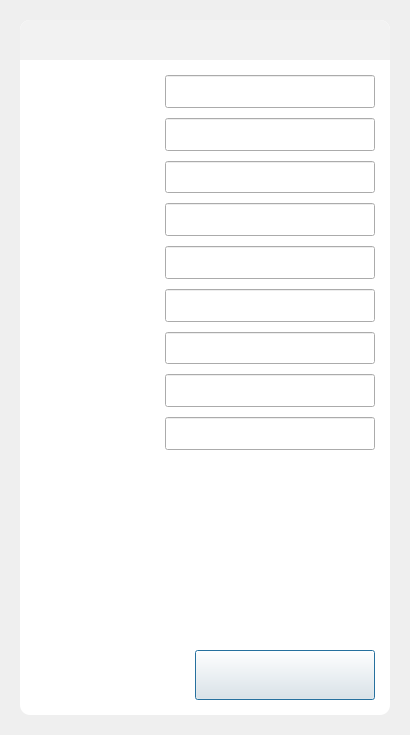
<?xml version="1.0" encoding="UTF-8"?>
<ui version="4.0">
 <class>RecipeBasicInfomation</class>
 <widget class="QDialog" name="RecipeBasicInfomation">
  <property name="geometry">
   <rect>
    <x>0</x>
    <y>0</y>
    <width>410</width>
    <height>735</height>
   </rect>
  </property>
  <property name="windowTitle">
   <string>Dialog</string>
  </property>
  <layout class="QGridLayout" name="gridLayout">
   <property name="leftMargin">
    <number>20</number>
   </property>
   <property name="topMargin">
    <number>20</number>
   </property>
   <property name="rightMargin">
    <number>20</number>
   </property>
   <property name="bottomMargin">
    <number>20</number>
   </property>
   <property name="horizontalSpacing">
    <number>0</number>
   </property>
   <item row="0" column="0">
    <widget class="QFrame" name="frame_Dialog">
     <property name="styleSheet">
      <string notr="true">QFrame{
background-color:#FFFFFF;
	border-radius:10px;
}</string>
     </property>
     <property name="frameShape">
      <enum>QFrame::StyledPanel</enum>
     </property>
     <property name="frameShadow">
      <enum>QFrame::Raised</enum>
     </property>
     <layout class="QVBoxLayout" name="verticalLayout">
      <property name="spacing">
       <number>0</number>
      </property>
      <property name="leftMargin">
       <number>0</number>
      </property>
      <property name="topMargin">
       <number>0</number>
      </property>
      <property name="rightMargin">
       <number>0</number>
      </property>
      <property name="bottomMargin">
       <number>0</number>
      </property>
      <item>
       <widget class="QFrame" name="frame">
        <property name="minimumSize">
         <size>
          <width>0</width>
          <height>40</height>
         </size>
        </property>
        <property name="maximumSize">
         <size>
          <width>16777215</width>
          <height>45</height>
         </size>
        </property>
        <property name="styleSheet">
         <string notr="true">QFrame{
	border-top-left-radius:10px;
	border-top-right-radius:10px;
	border-bottom-left-radius:0px;
	border-bottom-right-radius:0px;
	background-color:#F2F2F2;
}</string>
        </property>
        <property name="frameShape">
         <enum>QFrame::StyledPanel</enum>
        </property>
        <property name="frameShadow">
         <enum>QFrame::Raised</enum>
        </property>
        <layout class="QHBoxLayout" name="horizontalLayout">
         <property name="spacing">
          <number>15</number>
         </property>
         <property name="leftMargin">
          <number>15</number>
         </property>
         <property name="topMargin">
          <number>10</number>
         </property>
         <property name="rightMargin">
          <number>15</number>
         </property>
         <property name="bottomMargin">
          <number>10</number>
         </property>
         <item>
          <widget class="QLabel" name="lbl_Decorate">
           <property name="minimumSize">
            <size>
             <width>5</width>
             <height>0</height>
            </size>
           </property>
           <property name="maximumSize">
            <size>
             <width>5</width>
             <height>16777215</height>
            </size>
           </property>
           <property name="text">
            <string/>
           </property>
          </widget>
         </item>
         <item>
          <widget class="QLabel" name="lbl_Title">
           <property name="font">
            <font>
             <family>HarmonyOS Sans</family>
             <pointsize>14</pointsize>
            </font>
           </property>
           <property name="text">
            <string/>
           </property>
          </widget>
         </item>
        </layout>
       </widget>
      </item>
      <item>
       <widget class="QWidget" name="widget" native="true">
        <property name="minimumSize">
         <size>
          <width>0</width>
          <height>400</height>
         </size>
        </property>
        <layout class="QGridLayout" name="gridLayout_2">
         <property name="leftMargin">
          <number>15</number>
         </property>
         <property name="topMargin">
          <number>15</number>
         </property>
         <property name="rightMargin">
          <number>15</number>
         </property>
         <property name="bottomMargin">
          <number>10</number>
         </property>
         <property name="spacing">
          <number>10</number>
         </property>
         <item row="0" column="0">
          <widget class="QLabel" name="lbl_RcpName">
           <property name="minimumSize">
            <size>
             <width>120</width>
             <height>0</height>
            </size>
           </property>
           <property name="maximumSize">
            <size>
             <width>120</width>
             <height>16777215</height>
            </size>
           </property>
           <property name="font">
            <font>
             <family>HarmonyOS Sans</family>
             <pointsize>12</pointsize>
            </font>
           </property>
           <property name="text">
            <string/>
           </property>
           <property name="alignment">
            <set>Qt::AlignCenter</set>
           </property>
          </widget>
         </item>
         <item row="0" column="1">
          <widget class="QLineEdit" name="led_RecipeName">
           <property name="sizePolicy">
            <sizepolicy hsizetype="Expanding" vsizetype="Preferred">
             <horstretch>0</horstretch>
             <verstretch>0</verstretch>
            </sizepolicy>
           </property>
           <property name="font">
            <font>
             <family>HarmonyOS Sans</family>
             <pointsize>12</pointsize>
            </font>
           </property>
           <property name="alignment">
            <set>Qt::AlignCenter</set>
           </property>
          </widget>
         </item>
         <item row="1" column="0">
          <widget class="QLabel" name="lbl_Version">
           <property name="sizePolicy">
            <sizepolicy hsizetype="Preferred" vsizetype="Preferred">
             <horstretch>0</horstretch>
             <verstretch>0</verstretch>
            </sizepolicy>
           </property>
           <property name="minimumSize">
            <size>
             <width>120</width>
             <height>0</height>
            </size>
           </property>
           <property name="maximumSize">
            <size>
             <width>120</width>
             <height>16777215</height>
            </size>
           </property>
           <property name="font">
            <font>
             <family>HarmonyOS Sans</family>
             <pointsize>12</pointsize>
            </font>
           </property>
           <property name="text">
            <string/>
           </property>
           <property name="alignment">
            <set>Qt::AlignCenter</set>
           </property>
          </widget>
         </item>
         <item row="1" column="1">
          <widget class="QLineEdit" name="led_Version">
           <property name="sizePolicy">
            <sizepolicy hsizetype="Expanding" vsizetype="Preferred">
             <horstretch>0</horstretch>
             <verstretch>0</verstretch>
            </sizepolicy>
           </property>
           <property name="font">
            <font>
             <family>HarmonyOS Sans</family>
             <pointsize>12</pointsize>
            </font>
           </property>
           <property name="alignment">
            <set>Qt::AlignCenter</set>
           </property>
          </widget>
         </item>
         <item row="2" column="0">
          <widget class="QLabel" name="lbl_Creator">
           <property name="sizePolicy">
            <sizepolicy hsizetype="Preferred" vsizetype="Preferred">
             <horstretch>0</horstretch>
             <verstretch>0</verstretch>
            </sizepolicy>
           </property>
           <property name="minimumSize">
            <size>
             <width>120</width>
             <height>0</height>
            </size>
           </property>
           <property name="maximumSize">
            <size>
             <width>120</width>
             <height>16777215</height>
            </size>
           </property>
           <property name="font">
            <font>
             <family>HarmonyOS Sans</family>
             <pointsize>12</pointsize>
            </font>
           </property>
           <property name="text">
            <string/>
           </property>
           <property name="alignment">
            <set>Qt::AlignCenter</set>
           </property>
          </widget>
         </item>
         <item row="2" column="1">
          <widget class="QLineEdit" name="led_Creator">
           <property name="sizePolicy">
            <sizepolicy hsizetype="Expanding" vsizetype="Preferred">
             <horstretch>0</horstretch>
             <verstretch>0</verstretch>
            </sizepolicy>
           </property>
           <property name="font">
            <font>
             <family>HarmonyOS Sans</family>
             <pointsize>12</pointsize>
            </font>
           </property>
           <property name="alignment">
            <set>Qt::AlignCenter</set>
           </property>
          </widget>
         </item>
         <item row="3" column="0">
          <widget class="QLabel" name="lbl_CreateTime">
           <property name="sizePolicy">
            <sizepolicy hsizetype="Preferred" vsizetype="Preferred">
             <horstretch>0</horstretch>
             <verstretch>0</verstretch>
            </sizepolicy>
           </property>
           <property name="minimumSize">
            <size>
             <width>120</width>
             <height>0</height>
            </size>
           </property>
           <property name="maximumSize">
            <size>
             <width>120</width>
             <height>16777215</height>
            </size>
           </property>
           <property name="font">
            <font>
             <family>HarmonyOS Sans</family>
             <pointsize>12</pointsize>
            </font>
           </property>
           <property name="text">
            <string/>
           </property>
           <property name="alignment">
            <set>Qt::AlignCenter</set>
           </property>
          </widget>
         </item>
         <item row="3" column="1">
          <widget class="QLineEdit" name="led_CreateTime">
           <property name="sizePolicy">
            <sizepolicy hsizetype="Expanding" vsizetype="Preferred">
             <horstretch>0</horstretch>
             <verstretch>0</verstretch>
            </sizepolicy>
           </property>
           <property name="font">
            <font>
             <family>HarmonyOS Sans</family>
             <pointsize>12</pointsize>
            </font>
           </property>
           <property name="alignment">
            <set>Qt::AlignCenter</set>
           </property>
          </widget>
         </item>
         <item row="4" column="0">
          <widget class="QLabel" name="lbl_Modifier">
           <property name="sizePolicy">
            <sizepolicy hsizetype="Preferred" vsizetype="Preferred">
             <horstretch>0</horstretch>
             <verstretch>0</verstretch>
            </sizepolicy>
           </property>
           <property name="minimumSize">
            <size>
             <width>120</width>
             <height>0</height>
            </size>
           </property>
           <property name="maximumSize">
            <size>
             <width>120</width>
             <height>16777215</height>
            </size>
           </property>
           <property name="font">
            <font>
             <family>HarmonyOS Sans</family>
             <pointsize>12</pointsize>
            </font>
           </property>
           <property name="text">
            <string/>
           </property>
           <property name="alignment">
            <set>Qt::AlignCenter</set>
           </property>
          </widget>
         </item>
         <item row="4" column="1">
          <widget class="QLineEdit" name="led_Modifier">
           <property name="sizePolicy">
            <sizepolicy hsizetype="Expanding" vsizetype="Preferred">
             <horstretch>0</horstretch>
             <verstretch>0</verstretch>
            </sizepolicy>
           </property>
           <property name="font">
            <font>
             <family>HarmonyOS Sans</family>
             <pointsize>12</pointsize>
            </font>
           </property>
           <property name="alignment">
            <set>Qt::AlignCenter</set>
           </property>
          </widget>
         </item>
         <item row="5" column="0">
          <widget class="QLabel" name="lbl_ModifiedTime">
           <property name="sizePolicy">
            <sizepolicy hsizetype="Preferred" vsizetype="Preferred">
             <horstretch>0</horstretch>
             <verstretch>0</verstretch>
            </sizepolicy>
           </property>
           <property name="minimumSize">
            <size>
             <width>120</width>
             <height>0</height>
            </size>
           </property>
           <property name="maximumSize">
            <size>
             <width>120</width>
             <height>16777215</height>
            </size>
           </property>
           <property name="font">
            <font>
             <family>HarmonyOS Sans</family>
             <pointsize>12</pointsize>
            </font>
           </property>
           <property name="text">
            <string/>
           </property>
           <property name="alignment">
            <set>Qt::AlignCenter</set>
           </property>
          </widget>
         </item>
         <item row="5" column="1">
          <widget class="QLineEdit" name="led_ModifiedTime">
           <property name="sizePolicy">
            <sizepolicy hsizetype="Expanding" vsizetype="Preferred">
             <horstretch>0</horstretch>
             <verstretch>0</verstretch>
            </sizepolicy>
           </property>
           <property name="font">
            <font>
             <family>HarmonyOS Sans</family>
             <pointsize>12</pointsize>
            </font>
           </property>
           <property name="alignment">
            <set>Qt::AlignCenter</set>
           </property>
          </widget>
         </item>
         <item row="6" column="0">
          <widget class="QLabel" name="lbl_Releaser">
           <property name="sizePolicy">
            <sizepolicy hsizetype="Preferred" vsizetype="Preferred">
             <horstretch>0</horstretch>
             <verstretch>0</verstretch>
            </sizepolicy>
           </property>
           <property name="minimumSize">
            <size>
             <width>120</width>
             <height>0</height>
            </size>
           </property>
           <property name="maximumSize">
            <size>
             <width>120</width>
             <height>16777215</height>
            </size>
           </property>
           <property name="font">
            <font>
             <family>HarmonyOS Sans</family>
             <pointsize>12</pointsize>
            </font>
           </property>
           <property name="text">
            <string/>
           </property>
           <property name="alignment">
            <set>Qt::AlignCenter</set>
           </property>
          </widget>
         </item>
         <item row="6" column="1">
          <widget class="QLineEdit" name="led_Releaser">
           <property name="sizePolicy">
            <sizepolicy hsizetype="Expanding" vsizetype="Preferred">
             <horstretch>0</horstretch>
             <verstretch>0</verstretch>
            </sizepolicy>
           </property>
           <property name="font">
            <font>
             <family>HarmonyOS Sans</family>
             <pointsize>12</pointsize>
            </font>
           </property>
           <property name="alignment">
            <set>Qt::AlignCenter</set>
           </property>
          </widget>
         </item>
         <item row="7" column="0">
          <widget class="QLabel" name="lbl_ReleasedTime">
           <property name="sizePolicy">
            <sizepolicy hsizetype="Preferred" vsizetype="Preferred">
             <horstretch>0</horstretch>
             <verstretch>0</verstretch>
            </sizepolicy>
           </property>
           <property name="minimumSize">
            <size>
             <width>120</width>
             <height>0</height>
            </size>
           </property>
           <property name="maximumSize">
            <size>
             <width>120</width>
             <height>16777215</height>
            </size>
           </property>
           <property name="font">
            <font>
             <family>HarmonyOS Sans</family>
             <pointsize>12</pointsize>
            </font>
           </property>
           <property name="text">
            <string/>
           </property>
           <property name="alignment">
            <set>Qt::AlignCenter</set>
           </property>
          </widget>
         </item>
         <item row="7" column="1">
          <widget class="QLineEdit" name="led_ReleasedTime">
           <property name="sizePolicy">
            <sizepolicy hsizetype="Expanding" vsizetype="Preferred">
             <horstretch>0</horstretch>
             <verstretch>0</verstretch>
            </sizepolicy>
           </property>
           <property name="font">
            <font>
             <family>HarmonyOS Sans</family>
             <pointsize>12</pointsize>
            </font>
           </property>
           <property name="alignment">
            <set>Qt::AlignCenter</set>
           </property>
          </widget>
         </item>
         <item row="8" column="0">
          <widget class="QLabel" name="lbl_RcpType">
           <property name="sizePolicy">
            <sizepolicy hsizetype="Preferred" vsizetype="Preferred">
             <horstretch>0</horstretch>
             <verstretch>0</verstretch>
            </sizepolicy>
           </property>
           <property name="minimumSize">
            <size>
             <width>120</width>
             <height>0</height>
            </size>
           </property>
           <property name="maximumSize">
            <size>
             <width>120</width>
             <height>16777215</height>
            </size>
           </property>
           <property name="font">
            <font>
             <family>HarmonyOS Sans</family>
             <pointsize>12</pointsize>
            </font>
           </property>
           <property name="text">
            <string/>
           </property>
           <property name="alignment">
            <set>Qt::AlignCenter</set>
           </property>
          </widget>
         </item>
         <item row="8" column="1">
          <widget class="QLineEdit" name="led_RcpType">
           <property name="sizePolicy">
            <sizepolicy hsizetype="Expanding" vsizetype="Preferred">
             <horstretch>0</horstretch>
             <verstretch>0</verstretch>
            </sizepolicy>
           </property>
           <property name="font">
            <font>
             <family>HarmonyOS Sans</family>
             <pointsize>12</pointsize>
            </font>
           </property>
           <property name="alignment">
            <set>Qt::AlignCenter</set>
           </property>
          </widget>
         </item>
        </layout>
       </widget>
      </item>
      <item>
       <widget class="QWidget" name="widget_2" native="true">
        <property name="sizePolicy">
         <sizepolicy hsizetype="Preferred" vsizetype="Expanding">
          <horstretch>0</horstretch>
          <verstretch>0</verstretch>
         </sizepolicy>
        </property>
        <layout class="QGridLayout" name="gridLayout_3">
         <property name="leftMargin">
          <number>15</number>
         </property>
         <property name="topMargin">
          <number>5</number>
         </property>
         <property name="rightMargin">
          <number>15</number>
         </property>
         <property name="bottomMargin">
          <number>15</number>
         </property>
         <property name="spacing">
          <number>10</number>
         </property>
         <item row="0" column="0">
          <widget class="QLabel" name="lbl_Description">
           <property name="sizePolicy">
            <sizepolicy hsizetype="Preferred" vsizetype="Preferred">
             <horstretch>0</horstretch>
             <verstretch>0</verstretch>
            </sizepolicy>
           </property>
           <property name="minimumSize">
            <size>
             <width>120</width>
             <height>33</height>
            </size>
           </property>
           <property name="maximumSize">
            <size>
             <width>120</width>
             <height>16777215</height>
            </size>
           </property>
           <property name="font">
            <font>
             <family>HarmonyOS Sans</family>
             <pointsize>12</pointsize>
            </font>
           </property>
           <property name="text">
            <string/>
           </property>
           <property name="alignment">
            <set>Qt::AlignCenter</set>
           </property>
          </widget>
         </item>
         <item row="0" column="1" rowspan="2">
          <widget class="QTextEdit" name="ted_Description">
           <property name="font">
            <font>
             <family>HarmonyOS Sans</family>
             <pointsize>12</pointsize>
            </font>
           </property>
          </widget>
         </item>
         <item row="1" column="0">
          <spacer name="verticalSpacer">
           <property name="orientation">
            <enum>Qt::Vertical</enum>
           </property>
           <property name="sizeHint" stdset="0">
            <size>
             <width>20</width>
             <height>109</height>
            </size>
           </property>
          </spacer>
         </item>
        </layout>
       </widget>
      </item>
      <item>
       <layout class="QHBoxLayout" name="horizontalLayout_2">
        <property name="spacing">
         <number>10</number>
        </property>
        <property name="leftMargin">
         <number>15</number>
        </property>
        <property name="topMargin">
         <number>15</number>
        </property>
        <property name="rightMargin">
         <number>15</number>
        </property>
        <property name="bottomMargin">
         <number>15</number>
        </property>
        <item>
         <spacer name="horizontalSpacer">
          <property name="orientation">
           <enum>Qt::Horizontal</enum>
          </property>
          <property name="sizeHint" stdset="0">
           <size>
            <width>40</width>
            <height>20</height>
           </size>
          </property>
         </spacer>
        </item>
        <item>
         <widget class="IconButton" name="btn_Confirm">
          <property name="enabled">
           <bool>true</bool>
          </property>
          <property name="minimumSize">
           <size>
            <width>180</width>
            <height>50</height>
           </size>
          </property>
          <property name="maximumSize">
           <size>
            <width>180</width>
            <height>50</height>
           </size>
          </property>
          <property name="font">
           <font>
            <family>HarmonyOS Sans</family>
            <pointsize>14</pointsize>
           </font>
          </property>
          <property name="layoutDirection">
           <enum>Qt::RightToLeft</enum>
          </property>
          <property name="text">
           <string/>
          </property>
         </widget>
        </item>
       </layout>
      </item>
     </layout>
    </widget>
   </item>
  </layout>
 </widget>
 <customwidgets>
  <customwidget>
   <class>IconButton</class>
   <extends>QPushButton</extends>
   <header>CustomerWidget/Button/iconbutton.h</header>
  </customwidget>
 </customwidgets>
 <resources/>
 <connections/>
</ui>
